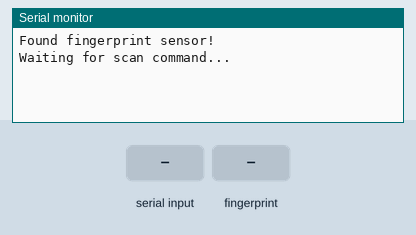
Simulated run of this sketch. Board: Arduino Uno, built with avr-gcc and run on an emulated ATmega328P. On the bench: the last lines printed to the serial monitor. Inputs (shaded band) come from the test bench.

Above: at 2.2 s.
2.3 s: "e" received over Serial
At 3.1 s:
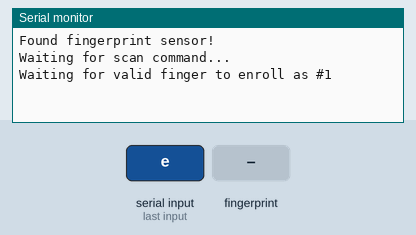
3.8 s: finger stored as number 1 placed on the sensor
At 4.4 s:
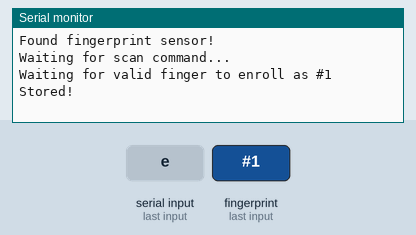
5.5 s: "d" received over Serial
At 6.7 s:
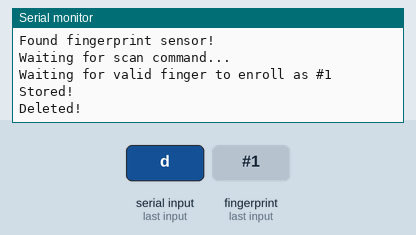
7.0 s: "s" received over Serial
At 7.8 s:
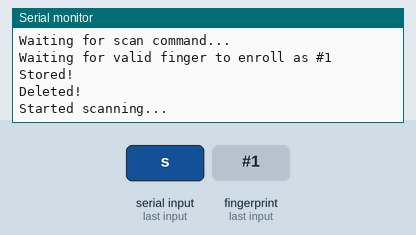
8.5 s: "x" received over Serial
At 10.2 s:
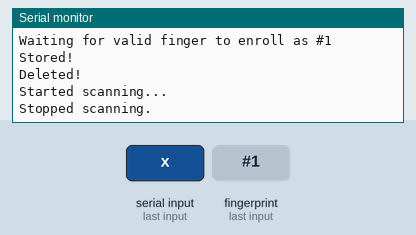

Measured:
- after the input at 2.3 s, the serial monitor: prints a new line at once (image 1)
- after the input at 3.8 s, the serial monitor: prints a new line after 0.20 s (image 2)
- after the input at 5.5 s, the serial monitor: prints a new line at once (image 3)
- after the input at 7.0 s, the serial monitor: prints a new line at once (image 4)
- after the input at 8.5 s, the serial monitor: prints a new line after 0.62 s (image 5)

The sketch:

Finger.ino
```cpp
#include <Adafruit_Fingerprint.h>
#include <SoftwareSerial.h>

SoftwareSerial mySerial(2, 3); // RX, TX
Adafruit_Fingerprint finger = Adafruit_Fingerprint(&mySerial);

bool scanning = false;

void setup() {
  Serial.begin(9600);
  finger.begin(57600);

  if (finger.verifyPassword()) {
    Serial.println("Found fingerprint sensor!");
  } else {
    Serial.println("Did not find fingerprint sensor :(");
    while (1);
  }

  Serial.println("Waiting for scan command...");
}

void loop() {
  if (Serial.available()) {
    char command = Serial.read();
    if (command == 'e') {
      enrollFingerprint(1);
    } else if (command == 'd') {
      deleteFingerprint(1);
    } else if (command == 's') {
      scanning = true;
      Serial.println("Started scanning...");
    } else if (command == 'x') {
      scanning = false;
      Serial.println("Stopped scanning.");
    }
  }

  if (scanning) {
    getFingerprintID();
    delay(1000); // scan delay
  }
}

void getFingerprintID() {
  uint8_t p = finger.getImage();
  if (p != FINGERPRINT_OK) return;

  p = finger.image2Tz();
  if (p != FINGERPRINT_OK) return;

  p = finger.fingerSearch();
  if (p == FINGERPRINT_OK) {
    Serial.print("ID:");
    Serial.println(finger.fingerID);
  } else {
    Serial.println("ID:0");  // send 0 if not found
  }
}


void enrollFingerprint(uint8_t id) {
  int p = -1;
  Serial.println("Waiting for valid finger to enroll as #" + String(id));
  while (p != FINGERPRINT_OK) {
    p = finger.getImage();
  }
  p = finger.image2Tz();
  p = finger.createModel();
  p = finger.storeModel(id);
  if (p == FINGERPRINT_OK) {
    Serial.println("Stored!");
  } else {
    Serial.println("Failed to store");
  }
}

void deleteFingerprint(uint8_t id) {
  if (finger.deleteModel(id) == FINGERPRINT_OK) {
    Serial.println("Deleted!");
  } else {
    Serial.println("Delete failed");
  }
}
```
